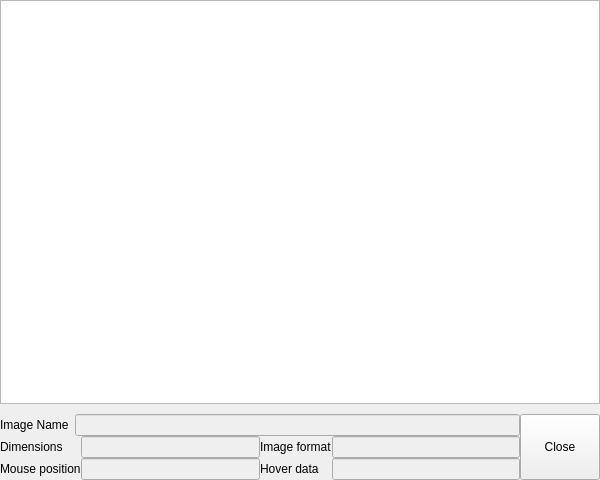
<?xml version="1.0" encoding="UTF-8"?>
<ui version="4.0">
 <class>KPImageViewer</class>
 <widget class="QWindow" name="KPImageViewer">
  <property name="geometry">
   <rect>
    <x>0</x>
    <y>0</y>
    <width>600</width>
    <height>480</height>
   </rect>
  </property>
  <property name="windowTitle">
   <string>KPImageViewer</string>
  </property>
  <layout class="QVBoxLayout" name="verticalLayout_2">
   <property name="spacing">
    <number>0</number>
   </property>
   <property name="leftMargin">
    <number>0</number>
   </property>
   <property name="topMargin">
    <number>0</number>
   </property>
   <property name="rightMargin">
    <number>0</number>
   </property>
   <property name="bottomMargin">
    <number>0</number>
   </property>
   <item>
    <widget class="QGraphicsView" name="graphicsView"/>
   </item>
   <item>
    <spacer name="verticalSpacer">
     <property name="orientation">
      <enum>Qt::Vertical</enum>
     </property>
     <property name="sizeType">
      <enum>QSizePolicy::Fixed</enum>
     </property>
     <property name="sizeHint" stdset="0">
      <size>
       <width>20</width>
       <height>10</height>
      </size>
     </property>
    </spacer>
   </item>
   <item>
    <layout class="QHBoxLayout" name="horizontalLayout">
     <property name="spacing">
      <number>0</number>
     </property>
     <property name="leftMargin">
      <number>0</number>
     </property>
     <property name="topMargin">
      <number>0</number>
     </property>
     <property name="rightMargin">
      <number>0</number>
     </property>
     <item>
      <layout class="QVBoxLayout" name="verticalLayout">
       <property name="spacing">
        <number>0</number>
       </property>
       <property name="bottomMargin">
        <number>0</number>
       </property>
       <item>
        <layout class="QFormLayout" name="formLayout">
         <item row="0" column="0">
          <widget class="QLabel" name="imageNameLabel">
           <property name="text">
            <string>Image Name</string>
           </property>
          </widget>
         </item>
         <item row="0" column="1">
          <widget class="QLineEdit" name="imageNameLineEdit">
           <property name="enabled">
            <bool>false</bool>
           </property>
          </widget>
         </item>
        </layout>
       </item>
       <item>
        <layout class="QHBoxLayout" name="horizontalLayout_2">
         <property name="spacing">
          <number>0</number>
         </property>
         <property name="leftMargin">
          <number>0</number>
         </property>
         <property name="topMargin">
          <number>0</number>
         </property>
         <property name="rightMargin">
          <number>0</number>
         </property>
         <property name="bottomMargin">
          <number>0</number>
         </property>
         <item>
          <layout class="QFormLayout" name="formLayout_2">
           <property name="horizontalSpacing">
            <number>0</number>
           </property>
           <property name="verticalSpacing">
            <number>0</number>
           </property>
           <item row="0" column="0">
            <widget class="QLabel" name="dimensionsLabel">
             <property name="text">
              <string>Dimensions</string>
             </property>
            </widget>
           </item>
           <item row="0" column="1">
            <widget class="QLineEdit" name="dimensionsLineEdit">
             <property name="enabled">
              <bool>false</bool>
             </property>
            </widget>
           </item>
           <item row="1" column="0">
            <widget class="QLabel" name="mousePositionLabel">
             <property name="text">
              <string>Mouse position</string>
             </property>
            </widget>
           </item>
           <item row="1" column="1">
            <widget class="QLineEdit" name="mousePositionLineEdit">
             <property name="enabled">
              <bool>false</bool>
             </property>
            </widget>
           </item>
          </layout>
         </item>
         <item>
          <layout class="QFormLayout" name="formLayout_3">
           <property name="horizontalSpacing">
            <number>0</number>
           </property>
           <property name="verticalSpacing">
            <number>0</number>
           </property>
           <item row="0" column="0">
            <widget class="QLabel" name="imageFormatLabel">
             <property name="text">
              <string>Image format</string>
             </property>
            </widget>
           </item>
           <item row="0" column="1">
            <widget class="QLineEdit" name="imageFormatLineEdit">
             <property name="enabled">
              <bool>false</bool>
             </property>
            </widget>
           </item>
           <item row="1" column="0">
            <widget class="QLabel" name="hoverDataLabel">
             <property name="text">
              <string>Hover data</string>
             </property>
            </widget>
           </item>
           <item row="1" column="1">
            <widget class="QLineEdit" name="hoverDataLineEdit">
             <property name="enabled">
              <bool>false</bool>
             </property>
            </widget>
           </item>
          </layout>
         </item>
        </layout>
       </item>
      </layout>
     </item>
     <item>
      <widget class="QPushButton" name="pushClose">
       <property name="sizePolicy">
        <sizepolicy hsizetype="Minimum" vsizetype="Minimum">
         <horstretch>0</horstretch>
         <verstretch>0</verstretch>
        </sizepolicy>
       </property>
       <property name="text">
        <string>Close</string>
       </property>
      </widget>
     </item>
    </layout>
   </item>
  </layout>
 </widget>
 <layoutdefault spacing="6" margin="11"/>
 <customwidgets>
  <customwidget>
   <class>QWindow</class>
   <extends>QWidget</extends>
   <header>qwindow.h</header>
   <container>1</container>
  </customwidget>
 </customwidgets>
 <resources/>
 <connections/>
</ui>
